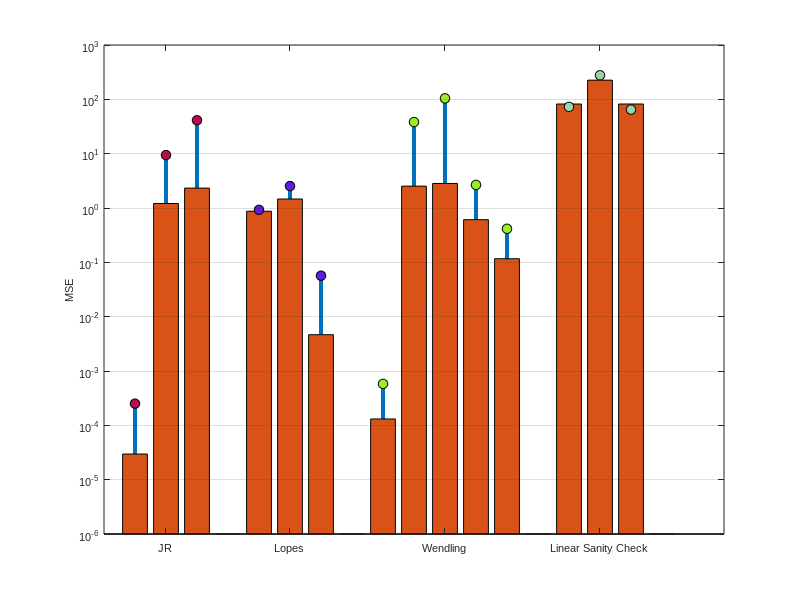

MATLAB code for this plot: (Note: this script raises an error after producing the figure.)

FS = 8;             % fontsize - point
FS_Panel_Label = 12;

font = 'arial';
fig_width = 17;  % cm
fig_height = 7;  % cm

LW = 0.5;         % linewidth

fig_filename = '/Users/klayton/Dropbox/CRLBNeuro/manuscript/figures/pdf/CRBbar.pdf';
figure('units','centimeters','papersize',[fig_height fig_width],'filename',fig_filename,'position',[2 2 fig_width fig_height]);

load crb_ekf_results.mat

%%
mseBar = [];
crbBar = [];
for iModel=1:length(mseModels)
    mseBar = [mseBar; mseModels{iModel}; nan];
    crbBar = [crbBar; crbModels{iModel}; nan];
end


b2=bar(mseBar(:)','BaseValue',1e-6,'BarWidth',0.15); hold on;
b1=bar(crbBar(:)','BaseValue',1e-6); hold on;
set(gca,'YScale','log','YGrid','on')
set(b2,'EdgeColor','none')


ch1 = get(b1,'children');
ch2 = get(b2,'children');
cind = [1;1;1;1;2;2;2;2;3;3;3;3;3;3;4;4;4;4];
set(ch1,'FaceVertexCData',cind)
set(ch2,'FaceVertexCData',cind)
cmap = [0.7556 0.8196 0.4769; 0.6590 0.4332 0.2696; 0.2245 0.3898 0.5888];
cmap = rand(4,3);
colormap(cmap);

for i=1:length(mseBar)
l1=plot(i,mseBar(i),'o');
set(l1,'MarkerSize',7,'MarkerEdgeColor','k','MarkerFaceColor',cmap(cind(i),:));
end

laby=ylabel('MSE');
set(gca,'XTick',[2 6 11 16],'XTickLabel',{'JR','Lopes','Wendling','Linear Sanity Check'})
% set(gca,'YTick',[1e-6 1e-4 1e-2 1e0 1e2])
ylim([1e-6 1e3])

set([gca laby],'fontsize',FS,'fontname',font)

export_fig(fig_filename)